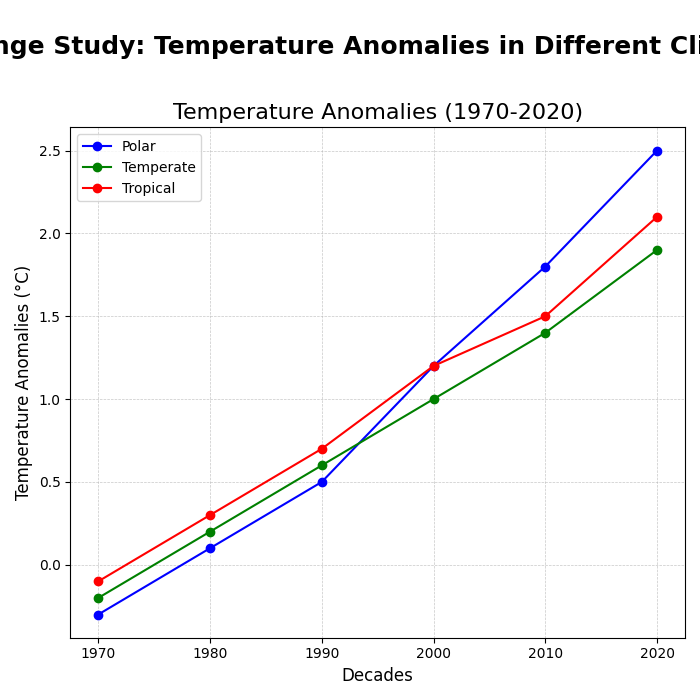

Here is the Python script that generated this plot:
import matplotlib.pyplot as plt
import numpy as np

# Decades from 1970 to 2020
decades = np.array([1970, 1980, 1990, 2000, 2010, 2020])

# Temperature anomalies (in °C) for each climatic zone
temperature_anomalies_polar = np.array([-0.3, 0.1, 0.5, 1.2, 1.8, 2.5])
temperature_anomalies_temperate = np.array([-0.2, 0.2, 0.6, 1.0, 1.4, 1.9])
temperature_anomalies_tropical = np.array([-0.1, 0.3, 0.7, 1.2, 1.5, 2.1])

# Start plotting
fig, ax = plt.subplots(figsize=(7, 7))

# Plotting temperature anomalies
ax.plot(decades, temperature_anomalies_polar, marker='o', color='b', label='Polar')
ax.plot(decades, temperature_anomalies_temperate, marker='o', color='g', label='Temperate')
ax.plot(decades, temperature_anomalies_tropical, marker='o', color='r', label='Tropical')

# Titles, labels, and legend for temperature anomalies plot
ax.set_title("Temperature Anomalies (1970-2020)", fontsize=16)
ax.set_xlabel("Decades", fontsize=12)
ax.set_ylabel("Temperature Anomalies (°C)", fontsize=12)
ax.legend(loc="upper left", fontsize=10)
ax.grid(True, linestyle='--', linewidth=0.5, alpha=0.7)

# Adjust layout
plt.suptitle("Climate Change Study: Temperature Anomalies in Different Climatic Zones", fontsize=18, fontweight='bold', y=0.95)
plt.tight_layout(rect=[0, 0, 1, 0.93])

# Display the chart
plt.show()
